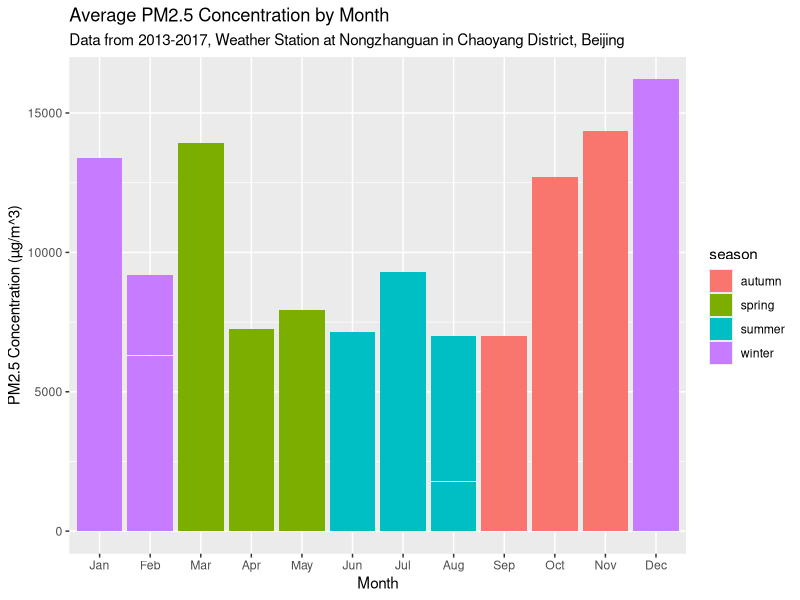
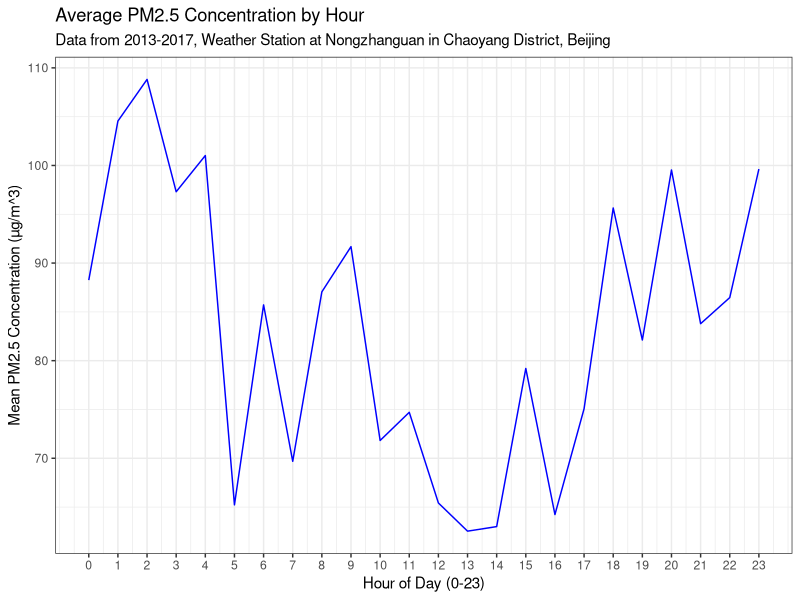
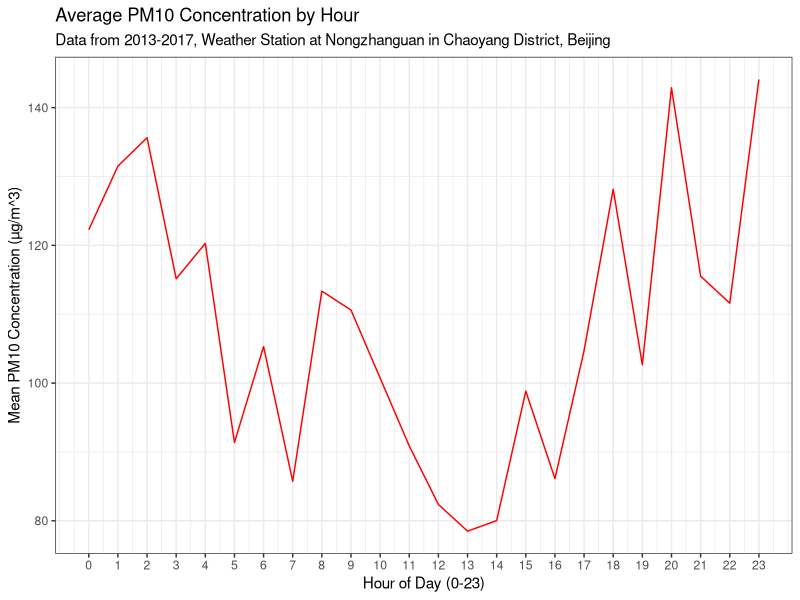
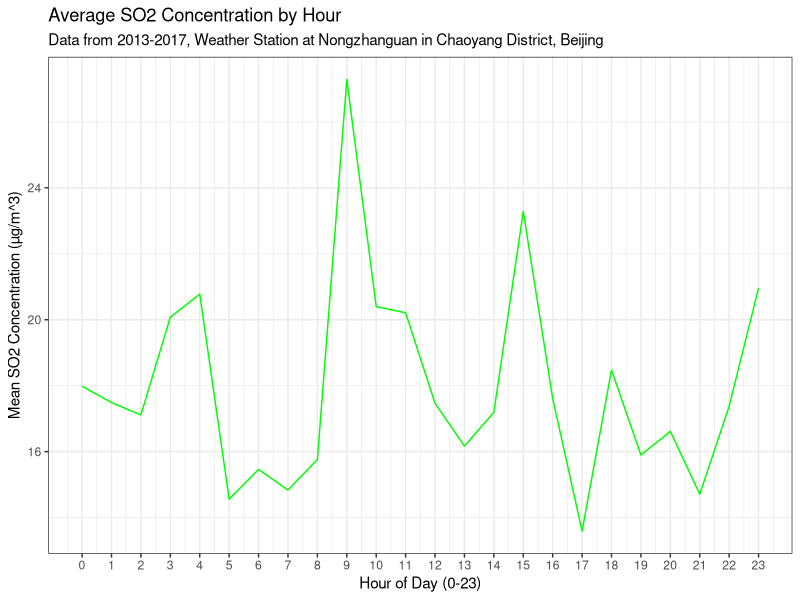
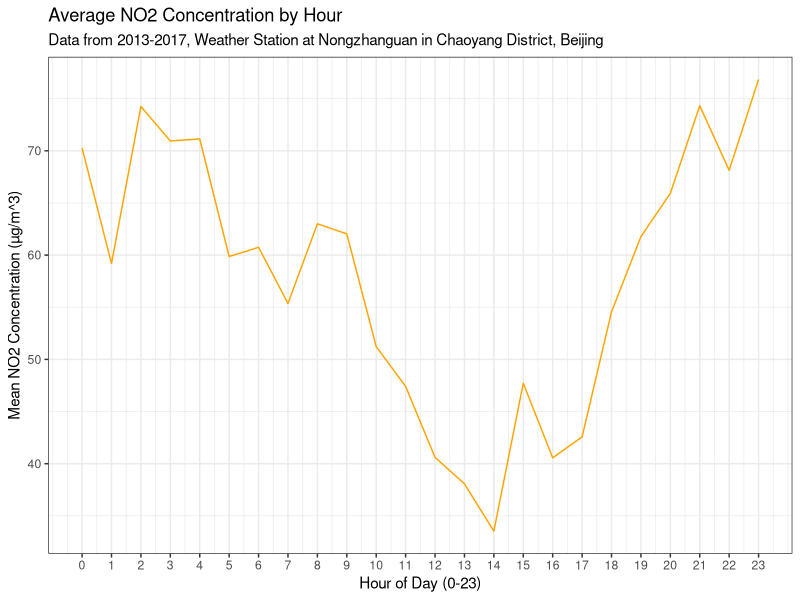
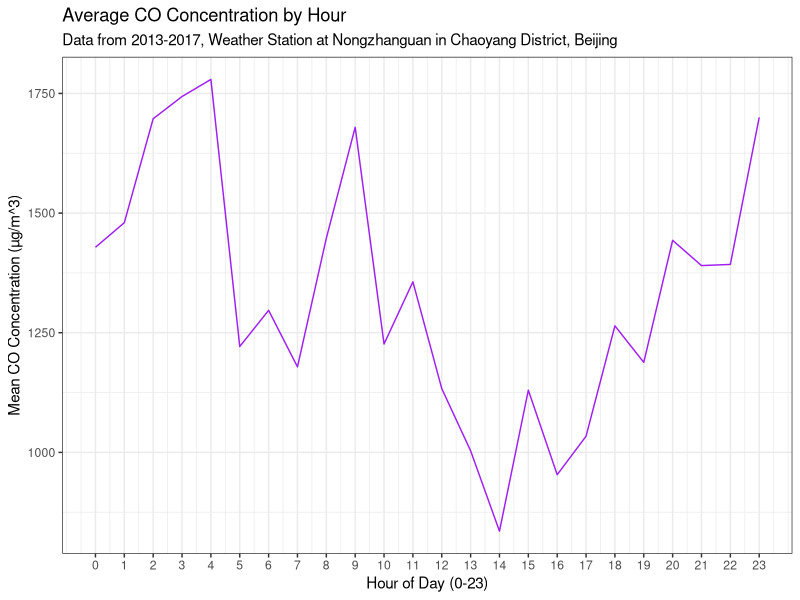
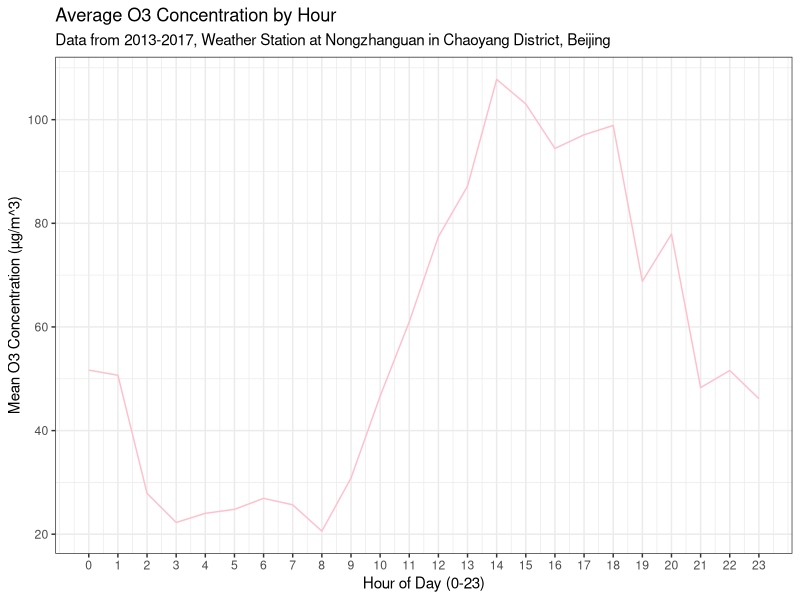

Source code (R) for these figures, in order:
## ---- chunk 1
library(tidyverse) 
## ---- chunk 2
beijing <- read_csv("data/beijing.csv")
## ---- chunk 3
beijing <- beijing %>%
  mutate(season = case_when(month==12 | month==1 | month==2 ~ "winter",
                            month==3 | month==4 | month==5 ~ "spring",
                            month==6 | month==7 | month==8 ~ "summer",
                            month==9 | month==10 | month==11 ~ "autumn"))
## ---- chunk 4
beijing <- beijing %>%
  mutate(did_it_rain = case_when(RAIN==0.0 ~ 0,
                                 RAIN > 0 ~ 1))
beijing %>%
  group_by(season) %>%
  summarise(percent_days_rain = (sum(did_it_rain)/n())*100) %>%
  summarise(season, percent_days_rain = round(percent_days_rain,1)) %>%
  ungroup()
## ---- chunk 5
# P(A|B) = P(A)
beijing %>% summarise(annual_percent_days_rain = (sum(did_it_rain)/n())*100) %>%
    sprintf(fmt = '%#.3f')
#4.133% probability rain does NOT take into account season (annual percentage).
## ---- chunk 6
#P(good air quality | windy day) = P(good air quality & windy day) / P(windy day)

#P_W is unknown Probability of windy day, which is calculated in the expression.

P_WG = 0.24 #Percent of good air quality days that are windy.
P_G = 0.46 #Percent of days may be classified as good.

P_WA = 0.09 #Percent of acceptable air quality days that are windy.
P_A = 0.24 #Percent of days may be classified as acceptable.

P_WD = 0.04 #Percent of dangerous air quality days that are windy.
P_D = 0.30 #Percent of days may be classified as dangerous.

P_W <- P_WG*P_G + P_WA*P_A + P_WD*P_D
P_W
## ---- chunk 7
P_G_and_W = P_WG * P_G
P_GoodQ_given_Wind <- P_G_and_W / P_W
P_GoodQ_given_Wind
## ---- chunk 8
beijing %>%
  select(year, month, PM2.5) %>%
  top_n(3)
## ---- chunk 9
beijing <- beijing %>%
  mutate(working_hour = case_when(hour >= 8 & hour < 18 ~ TRUE, #data collected during working hours
                                 hour < 8 | hour >= 18 ~ FALSE))#data collected outside working hours
beijing %>%
  select(working_hour, SO2, NO2, CO) %>%
  group_by(working_hour) %>%
  summarise(mean_SO2 = mean(SO2), mean_NO2 = mean(NO2), mean_CO = mean(CO)) %>% #summarize with new mean statistics using mean()
  ungroup()

## ---- chunk 10
#`month.abb[month]` is work around to get numeric month variable into categorical type
#reorder(______,month) orders x-axis by month ascending
beijing %>%
  ggplot(aes(x=reorder(month.abb[month], month), y=PM2.5, fill=season))+
  geom_bar(stat="identity")+
  labs(x="Month",
       y="PM2.5 Concentration (µg/m^3)",
       title="Average PM2.5 Concentration by Month",
       subtitle="Data from 2013-2017, Weather Station at Nongzhanguan in Chaoyang District, Beijing")
## ---- chunk 11
comps_by_hour <- beijing %>%
  select(hour, PM2.5, PM10, SO2, NO2, CO, O3) %>%
  group_by(hour) %>%
  summarise(mean_PM2.5 = mean(PM2.5), mean_PM10 = mean(PM10), 
            mean_SO2 = mean(SO2), mean_NO2 = mean(NO2), mean_CO = mean(CO), 
            mean_O3 = mean(O3)) %>%
  ungroup()
comps_by_hour
## ---- chunk 12
PM2.5_graph <- comps_by_hour %>%
  ggplot(aes(x = hour, y = mean_PM2.5)) +
         labs(title = "Average PM2.5 Concentration by Hour",
              subtitle = "Data from 2013-2017, Weather Station at Nongzhanguan in Chaoyang District, Beijing",
              x = "Hour of Day (0-23)",
              y = "Mean PM2.5 Concentration (µg/m^3)") +
  
  geom_line(color = "blue") +

  scale_x_continuous(breaks=seq(0,23,1))+
  theme_bw()
PM2.5_graph
## ---- chunk 13
PM10_graph <- comps_by_hour %>%
  ggplot(aes(x = hour, y = mean_PM10)) +
         labs(title = "Average PM10 Concentration by Hour",
              subtitle = "Data from 2013-2017, Weather Station at Nongzhanguan in Chaoyang District, Beijing",
              x = "Hour of Day (0-23)",
              y = "Mean PM10 Concentration (µg/m^3)") +
  
  geom_line(color = "red") +

  scale_x_continuous(breaks=seq(0,23,1))+
  theme_bw()
PM10_graph
## ---- chunk 14
SO2_graph <- comps_by_hour %>%
  ggplot(aes(x = hour, y = mean_SO2)) +
         labs(title = "Average SO2 Concentration by Hour",
              subtitle = "Data from 2013-2017, Weather Station at Nongzhanguan in Chaoyang District, Beijing",
              x = "Hour of Day (0-23)",
              y = "Mean SO2 Concentration (µg/m^3)") +
  
  geom_line(color = "green") +

  scale_x_continuous(breaks=seq(0,23,1))+
  theme_bw()
SO2_graph
## ---- chunk 15
NO2_graph <- comps_by_hour %>%
  ggplot(aes(x = hour, y = mean_NO2)) +
         labs(title = "Average NO2 Concentration by Hour",
              subtitle = "Data from 2013-2017, Weather Station at Nongzhanguan in Chaoyang District, Beijing",
              x = "Hour of Day (0-23)",
              y = "Mean NO2 Concentration (µg/m^3)") +
  
  geom_line(color = "orange") +

  scale_x_continuous(breaks=seq(0,23,1))+
  theme_bw()
NO2_graph
## ---- chunk 16
CO_graph <- comps_by_hour %>%
  ggplot(aes(x = hour, y = mean_CO)) +
         labs(title = "Average CO Concentration by Hour",
              subtitle = "Data from 2013-2017, Weather Station at Nongzhanguan in Chaoyang District, Beijing",
              x = "Hour of Day (0-23)",
              y = "Mean CO Concentration (µg/m^3)") +
  
  geom_line(color = "purple") +

  scale_x_continuous(breaks=seq(0,23,1))+
  theme_bw()
CO_graph
## ---- chunk 17
O3_graph <- comps_by_hour %>%
  ggplot(aes(x = hour, y = mean_O3)) +
         labs(title = "Average O3 Concentration by Hour",
              subtitle = "Data from 2013-2017, Weather Station at Nongzhanguan in Chaoyang District, Beijing",
              x = "Hour of Day (0-23)",
              y = "Mean O3 Concentration (µg/m^3)") +
  
  geom_line(color = "pink") +

  scale_x_continuous(breaks=seq(0,23,1))+
  theme_bw()
O3_graph
